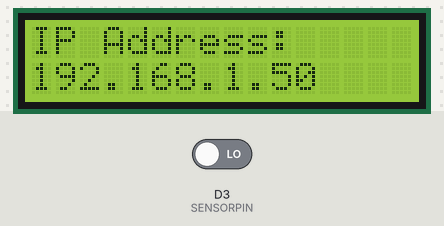
Recording of a sketch running on a simulated ESP8266 (NodeMCU). Shown: 16×2 character LCD. Inputs (shaded band) come from the test bench; at power-on: D3 (SENSORPIN) LOW. WiFi joins after 1.5 s; servers stay silent unless stated; what the sketch prints to the serial monitor is not drawn.

Above: at 1.7 s.
At 9.3 s:
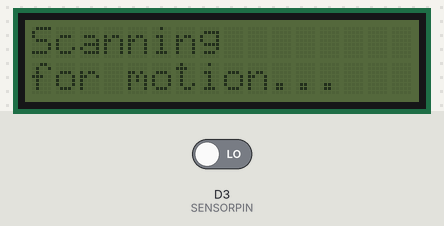
9.4 s: D3 (SENSORPIN) driven HIGH
At 10.5 s:
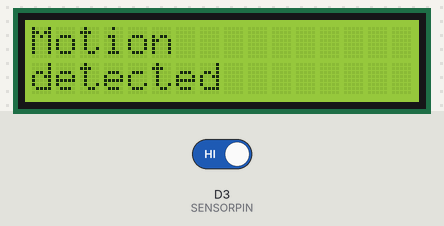
10.9 s: D3 (SENSORPIN) driven LOW
At 11.9 s:
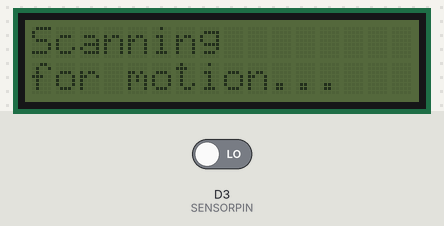
Timing chart, 0 to 13.9 s (numbered marks = the images above; inputs shaded):
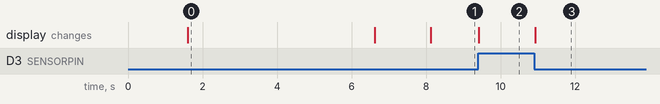

Measured:
- after the input at 9.4 s, the display: changes at once (image 2)
- after the input at 10.9 s, the display: changes at once (image 3)
- what the display in image 0 shows lasts 5.0 s, from 1.6 s to 6.6 s

The sketch:

Minor_Project.ino
```cpp
// (licence header left out)
// I2C Pins on NODE MCU
// D4 - SDA
// D5 - SCL

/* PARTS */
// NODE MCU V3 LOLIN
// RCWL-0516 - Doppler Radar Sensor
// 1602 LCD i2c interface
// 16x2 LCD Screen

#include <LCD_I2C.h>
#include <ESP8266WiFi.h>

// The output from the RCWL-0516 will feed into D3
#define SENSORPIN D3

//Variable instantiation
LCD_I2C lcd (0x27);
int sensorValue = 0;

void setup() {
  Serial.begin(115200);
  Serial.println();
  pinMode (SENSORPIN, INPUT);
  lcd.begin();
  lcd.backlight();

  WiFi.begin("<your ssid>", "<password>");

  Serial.print("Connecting");
  lcd.print("Connecting");

  int time = 0;
  while(WiFi.status() != WL_CONNECTED) { //Gives Microcontroller 5 seconds to find a connection
    delay(500);
    Serial.print(".");
    time += 500;
    if(time >= 5000) { //If connections is not found within this time, print "Connection not Found"
      lcd.clear();
      lcd.print("Connection not Found");
      break;
    }
  }
  if(WiFi.status() == WL_CONNECTED) { // Outputs the IP Address if a connection is found
    Serial.println();
    Serial.print("IP Address: ");
    Serial.println(WiFi.localIP());

    // Display IP Address we connected to
    lcd.clear();
    lcd.print("IP Address: ");
    lcd.setCursor(0,1);
    lcd.print(WiFi.localIP());
    delay(5000);
  }
  lcd.clear();
  lcd.setCursor(0,0);
  lcd.print("Scanning");
  lcd.setCursor(0,1);
  lcd.print("for motion...");
  delay(1500);
  lcd.noBacklight();
}

int lastValue = LOW;
void loop() {
  sensorValue = digitalRead (SENSORPIN);
  if(sensorValue != lastValue) { //Sensor value has changed
    lcd.clear();
    lcd.setCursor(0,0);

    if(sensorValue == LOW) { //turns off lcd backlight when no motion is detected
      lcd.noBacklight();
      lcd.print("Scanning");
      lcd.setCursor(0,1);
      lcd.print("for motion...");
      Serial.println("No Movement");
    } else { //turns on lcd backlight when motion is detected
      lcd.backlight();
      lcd.print("Motion");
      lcd.setCursor(0,1);
      lcd.print("detected");
      Serial.println("Movement detected");
      // Could send an email or text message here, and sound an alarm
    }
    lastValue = sensorValue; // sets lastValue to current Sensor
  }
}
```
